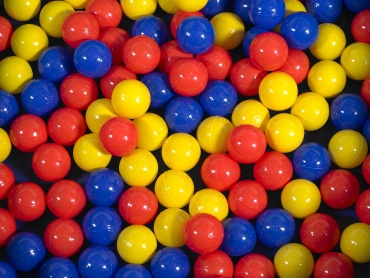
#> input picture Resources/resized_sample.jpg, 370 x 278 px
$ python colorDetection.py
#> lines starting #> are read from the running program, lines starting #| are printed output that depends on the picture; after the words box and inside, x2 and y2 are one past the last pixel; in counts of white or black regions, pixels touching at a corner belong together
import cv2
import numpy as np

def empty(e):
    pass

cv2.namedWindow("TrackBars")
cv2.resizeWindow("TrackBars",640,240)
cv2.createTrackbar("Hue(Min)","TrackBars",95,179,empty)
cv2.createTrackbar("Hue(Max)","TrackBars",133,179,empty)
cv2.createTrackbar("Sat(Min)","TrackBars",0,255,empty)
cv2.createTrackbar("Sat(Max)","TrackBars",255,255,empty)
cv2.createTrackbar("Val(Min)","TrackBars",73,255,empty)
cv2.createTrackbar("Val(Max)","TrackBars",255,255,empty)


while True:
    img = cv2.imread("../Resources/resized_sample.jpg")
#> img is the input picture: shape (278, 370, 3); mean B, G, R 52.1, 77.7, 135.8
    imgHSV = cv2.cvtColor(img,cv2.COLOR_BGR2HSV)
#> imgHSV: shape (278, 370, 3); mean H, S, V 67.1, 212.5, 163.6
    h_min = cv2.getTrackbarPos("Hue(Min)","TrackBars")
    h_max = cv2.getTrackbarPos("Hue(Max)", "TrackBars")
    s_min = cv2.getTrackbarPos("Sat(Min)", "TrackBars")
    s_max = cv2.getTrackbarPos("Sat(Max)", "TrackBars")
    v_min = cv2.getTrackbarPos("Val(Min)", "TrackBars")
    v_max = cv2.getTrackbarPos("Val(Max)", "TrackBars")


    print(h_min,h_max,s_min,s_max,v_min,v_max)
    lower =np.array([h_min,s_min,v_min])
    upper =np.array([h_max,s_max,v_max])
    mask = cv2.inRange(imgHSV,lower,upper)
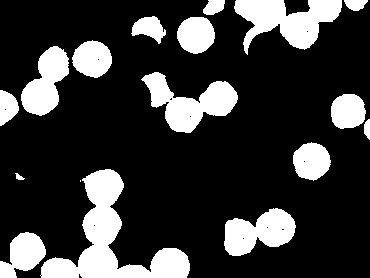
#> mask: shape (278, 370); 22.2% white; 17 white regions (1 under 20 px), largest, box (x1, y1, x2, y2) and area: (40, 169, 190, 278) 5535, (234, 0, 342, 55) 3167, (141, 72, 238, 133) 2764
    blueImage = cv2.bitwise_and(img, img, mask=mask)
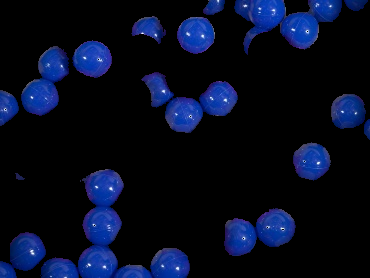
#> blueImage: shape (278, 370, 3); mean B, G, R 31.9, 11.7, 5.5
    cv2.imshow("Original",img)
    cv2.imshow("HSVImage",imgHSV)
    cv2.imshow("Mask",mask)
    cv2.imshow("Blue Balls" ,blueImage)


    cv2.waitKey(1)

$ run again, with Resources/akash.jpg copied over Resources/resized_sample.jpg
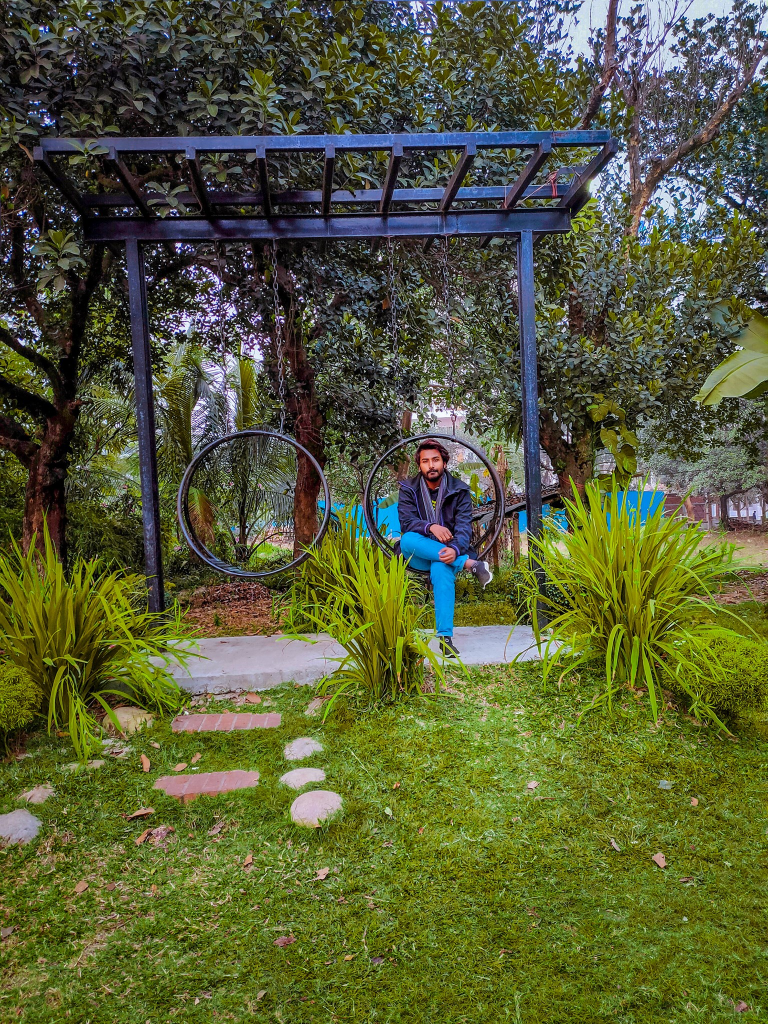
#> input picture Resources/akash.jpg, 1536 x 2048 px (shown at 1/2 size)
#> img is the input picture: shape (2048, 1536, 3); mean B, G, R 55.4, 92.6, 86.5
#> imgHSV: shape (2048, 1536, 3); mean H, S, V 56, 145.5, 100.4
#> `mask = cv2.inRange(imgHSV,lower,upper)`:
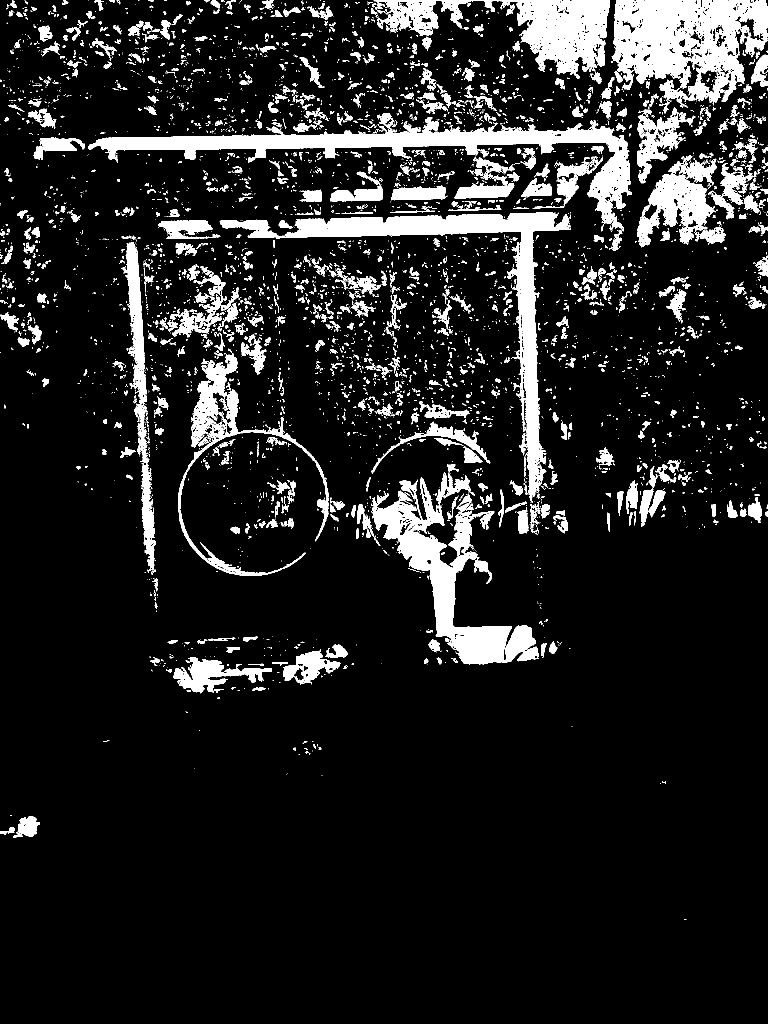
#> mask: shape (2048, 1536) (shown at 1/2 size); 12.2% white; 4638 white regions (3612 under 20 px), largest, box (x1, y1, x2, y2) and area: (176, 226, 1264, 502) 41301, (1223, 0, 1536, 216) 40851, (439, 424, 1142, 1006) 38000
#> `blueImage = cv2.bitwise_and(img, img, mask=mask)`:
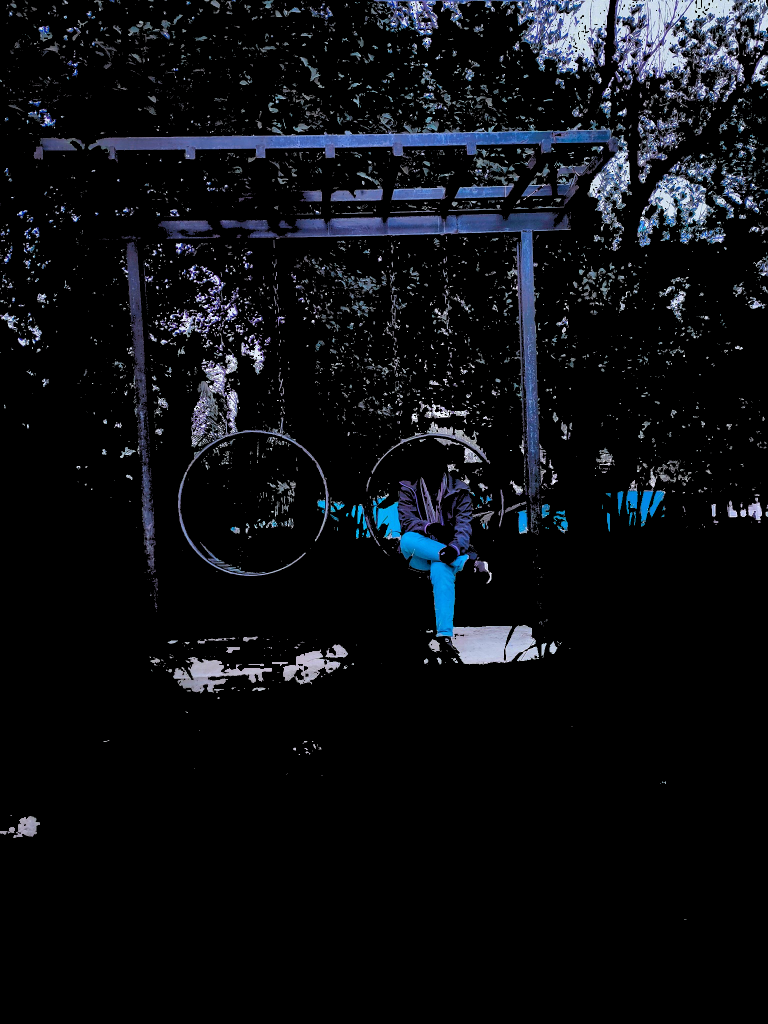
#> blueImage: shape (2048, 1536, 3) (shown at 1/2 size); mean B, G, R 19.2, 15.3, 13.2
